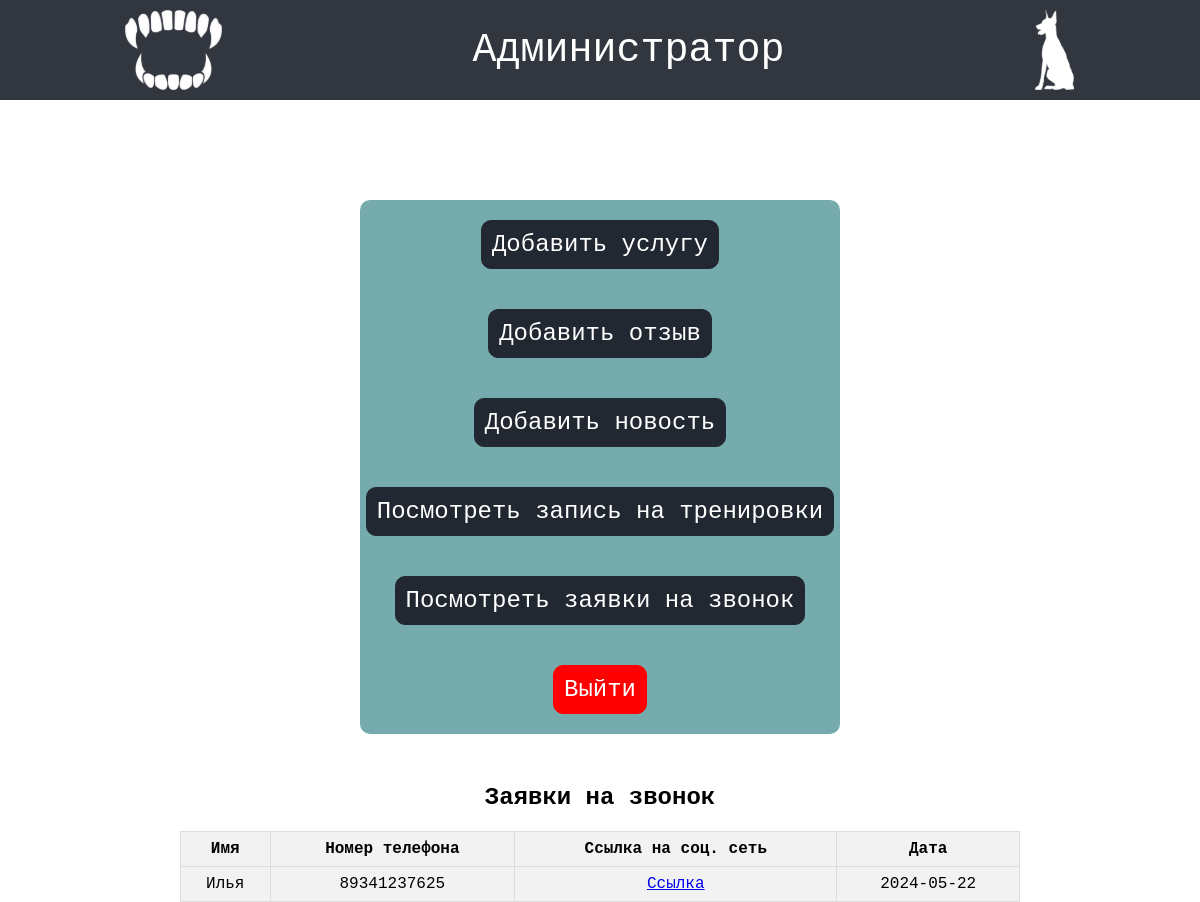
/view_callback.php (signed in), run on the app's committed database.
### tables this page shows
CREATE TABLE `ContactRequests` (
  `request_id` int NOT NULL,
  `name` varchar(255) DEFAULT NULL,
  `phone_number` varchar(20) DEFAULT NULL,
  `social_media_link` varchar(255) DEFAULT NULL,
  `date_requests` date NOT NULL
);

### view_callback.php (the view, shortened to what this page needs)
<?php
include 'config.php';
$sql = "SELECT request_id, name, phone_number, social_media_link, date_requests FROM ContactRequests";
$result = $conn->query($sql);
?>
<!DOCTYPE html>
<html lang="en">
<head>
    <link rel="stylesheet" href="style.css" />
</head>
<body>
<header>
    <img src="img/up_image1.svg" alt="" height="80px">
        <p>Администратор</p>
    <img src="img/up_image2.svg" alt="" height="80px">
</header>
<div class="admin_toolbar">
    <a class="admin_toolbar-btn" href="new_service.php">Добавить услугу</a>
    <a class="admin_toolbar-btn" href="new_reviews.php">Добавить отзыв</a>
    <a class="admin_toolbar-btn" href="new_news.php">Добавить новость</a>
    <a class="admin_toolbar-btn" href="view_services.php">Посмотреть запись на тренировки</a>
    <a class="admin_toolbar-btn" href="view_callback.php">Посмотреть заявки на звонок</a>
    <a class="admin_exit" href="?logout">Выйти</a>
</div>
<div class="admin_content">
    <h2>Заявки на звонок</h2>
    <table class="admin_table">
        <tr>
            <th>Имя</th>
            <th>Номер телефона</th>
            <th>Ссылка на соц. сеть</th>
            <th>Дата</th>
        </tr>
        <?php
        if ($result->num_rows > 0) {
            while ($row = $result->fetch_assoc()) {
                echo "<tr>";
                echo "<td>" . $row["name"] . "</td>";
                echo "<td>" . $row["phone_number"] . "</td>";
                echo "<td><a href='" . $row["social_media_link"] . "' target='_blank'>" . "Ссылка" . "</a></td>";
                echo "<td>" . $row["date_requests"] . "</td>";
                echo "</tr>";
            }
        } else {
            echo "<tr><td colspan='5'>Нет доступных заявок</td></tr>";
        }
        ?>
    </table>
</div>
</body>
</html>

### style.css (style rules this page uses)
* { margin: 0 auto; padding: 0 auto; font-family: "Courier New", Courier, monospace; transition: 0.5s; }
header { display: flex; text-align: center; align-items: center; background-color: #31363f; height: 100px; width: 100%; }
header p { font-size: 40px; color: #fff; }
.admin_toolbar { margin-top: 100px; background-color: #76ABAE; border-radius: 10px; width: 40%; display: flex; flex-direction: column; gap: 20px; padding-bottom: 20px; }
.admin_toolbar-btn { margin-top: 20px; background-color: #222831; color: #fff; border-radius: 10px; padding: 10px; font-size: 24px; text-decoration: none; cursor: pointer; border: 1px solid #222831; }
.admin_exit { background-color: red; margin-top: 20px; color: #fff; border-radius: 10px; padding: 10px; font-size: 24px; text-decoration: none; cursor: pointer; border: 1px solid red; }
.admin_content { display: grid; margin-top: 50px; width: 70%; }
.admin_table { width: 100%; border-collapse: collapse; margin-top: 20px; text-align: center; }
.admin_table th { background-color: #f2f2f2; border: 1px solid #dddddd; padding: 8px; }
.admin_table td { border: 1px solid #dddddd; padding: 8px; }
.admin_table tr:nth-child(even) { background-color: #f2f2f2; }

### data on the page
contactrequests: name "Илья", phone_number "89341237625", date_requests "2024-05-22"
